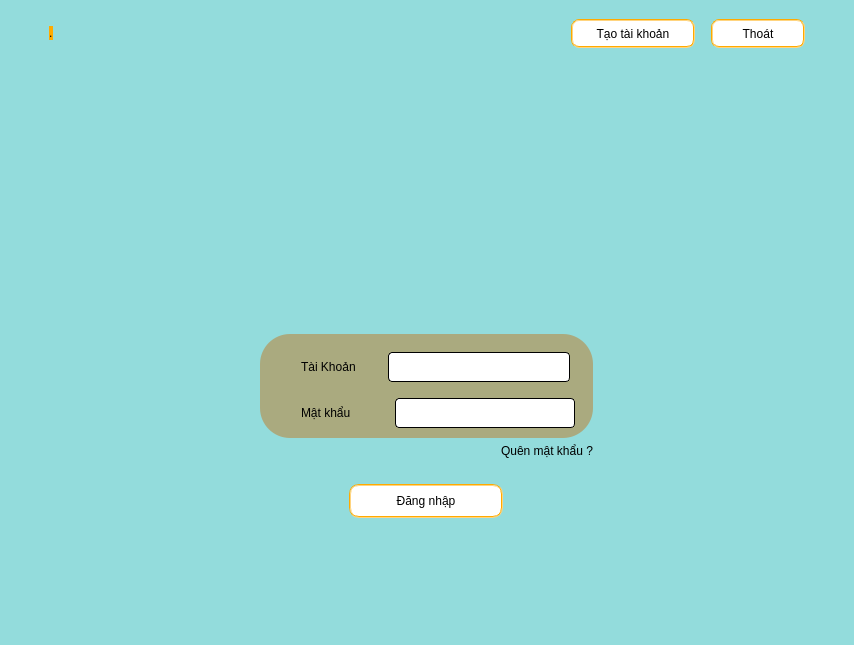
<?xml version="1.0" encoding="UTF-8"?>
<ui version="4.0">
 <class>MainWindow</class>
 <widget class="QMainWindow" name="MainWindow">
  <property name="windowModality">
   <enum>Qt::WindowModal</enum>
  </property>
  <property name="geometry">
   <rect>
    <x>0</x>
    <y>0</y>
    <width>854</width>
    <height>645</height>
   </rect>
  </property>
  <property name="sizePolicy">
   <sizepolicy hsizetype="Preferred" vsizetype="Preferred">
    <horstretch>0</horstretch>
    <verstretch>0</verstretch>
   </sizepolicy>
  </property>
  <property name="minimumSize">
   <size>
    <width>800</width>
    <height>610</height>
   </size>
  </property>
  <property name="acceptDrops">
   <bool>true</bool>
  </property>
  <property name="windowTitle">
   <string>Đăng nhập - Tạo tài khoản</string>
  </property>
  <property name="windowIcon">
   <iconset resource="image.qrc">
    <normaloff>:/icon-file/education.png</normaloff>:/icon-file/education.png</iconset>
  </property>
  <property name="styleSheet">
   <string notr="true">font: 8pt &quot;Courier&quot;;
background-color: rgb(147, 220, 220);

</string>
  </property>
  <widget class="QWidget" name="centralwidget">
   <layout class="QVBoxLayout" name="verticalLayout">
    <item>
     <spacer name="verticalSpacer_2">
      <property name="orientation">
       <enum>Qt::Vertical</enum>
      </property>
      <property name="sizeType">
       <enum>QSizePolicy::Fixed</enum>
      </property>
      <property name="sizeHint" stdset="0">
       <size>
        <width>20</width>
        <height>10</height>
       </size>
      </property>
     </spacer>
    </item>
    <item>
     <layout class="QHBoxLayout" name="horizontalLayout_2">
      <item>
       <layout class="QHBoxLayout" name="horizontalLayout">
        <item>
         <spacer name="horizontalSpacer_3">
          <property name="orientation">
           <enum>Qt::Horizontal</enum>
          </property>
          <property name="sizeType">
           <enum>QSizePolicy::Fixed</enum>
          </property>
          <property name="sizeHint" stdset="0">
           <size>
            <width>40</width>
            <height>20</height>
           </size>
          </property>
         </spacer>
        </item>
        <item>
         <widget class="QLabel" name="time_current">
          <property name="sizePolicy">
           <sizepolicy hsizetype="Fixed" vsizetype="Fixed">
            <horstretch>0</horstretch>
            <verstretch>0</verstretch>
           </sizepolicy>
          </property>
          <property name="styleSheet">
           <string notr="true">background-color : #f2ffcc;
border-radius : 3px;
background-color : rgb(255, 170, 0);</string>
          </property>
          <property name="text">
           <string>.</string>
          </property>
         </widget>
        </item>
        <item>
         <spacer name="horizontalSpacer">
          <property name="orientation">
           <enum>Qt::Horizontal</enum>
          </property>
          <property name="sizeType">
           <enum>QSizePolicy::Expanding</enum>
          </property>
          <property name="sizeHint" stdset="0">
           <size>
            <width>40</width>
            <height>20</height>
           </size>
          </property>
         </spacer>
        </item>
        <item>
         <widget class="QPushButton" name="pushButton_signup">
          <property name="sizePolicy">
           <sizepolicy hsizetype="Fixed" vsizetype="Fixed">
            <horstretch>0</horstretch>
            <verstretch>0</verstretch>
           </sizepolicy>
          </property>
          <property name="focusPolicy">
           <enum>Qt::NoFocus</enum>
          </property>
          <property name="styleSheet">
           <string notr="true">QPushButton
{
	background-color:white;
	border : 2px groove rgb(255, 170, 0);
	border-radius : 8px;
	height : 25;
	width : 120;
}
QPushButton:hover
{
	background-color: rgb(255, 170, 0);
	border:2px groove rgb(68, 68, 68);
}
QPushButton:focus
{
	background-color: rgb(255, 170, 0);
	border:2px groove rgb(68, 68, 68);
	outline : 0;
}
QPushButton:pressed
{
	background-color: rgb(255, 170, 0);
	border:1px groove rgb(68, 68, 68);
}</string>
          </property>
          <property name="text">
           <string>Tạo tài khoản</string>
          </property>
          <property name="autoDefault">
           <bool>true</bool>
          </property>
         </widget>
        </item>
        <item>
         <spacer name="horizontalSpacer_2">
          <property name="orientation">
           <enum>Qt::Horizontal</enum>
          </property>
          <property name="sizeType">
           <enum>QSizePolicy::Fixed</enum>
          </property>
          <property name="sizeHint" stdset="0">
           <size>
            <width>10</width>
            <height>20</height>
           </size>
          </property>
         </spacer>
        </item>
        <item>
         <widget class="QPushButton" name="pushButton_exit">
          <property name="sizePolicy">
           <sizepolicy hsizetype="Fixed" vsizetype="Fixed">
            <horstretch>0</horstretch>
            <verstretch>0</verstretch>
           </sizepolicy>
          </property>
          <property name="focusPolicy">
           <enum>Qt::NoFocus</enum>
          </property>
          <property name="styleSheet">
           <string notr="true">QPushButton
{
	background-color:white;
	border : 2px groove rgb(255, 170, 0);
	border-radius : 8px;
	height : 25;
	width : 90;
}
QPushButton:hover
{
	background-color: rgb(255, 170, 0);
	border:2px groove rgb(68, 68, 68);
}
QPushButton:focus
{
	background-color: rgb(255, 170, 0);
	border:2px groove rgb(68, 68, 68);
	outline : 0;
}
QPushButton:pressed
{
	background-color: rgb(255, 170, 0);
	border:1px groove rgb(68, 68, 68);
}</string>
          </property>
          <property name="text">
           <string>Thoát</string>
          </property>
          <property name="autoDefault">
           <bool>true</bool>
          </property>
         </widget>
        </item>
        <item>
         <spacer name="horizontalSpacer_4">
          <property name="orientation">
           <enum>Qt::Horizontal</enum>
          </property>
          <property name="sizeType">
           <enum>QSizePolicy::Fixed</enum>
          </property>
          <property name="sizeHint" stdset="0">
           <size>
            <width>40</width>
            <height>20</height>
           </size>
          </property>
         </spacer>
        </item>
       </layout>
      </item>
     </layout>
    </item>
    <item>
     <widget class="QWidget" name="horizontalWidget_2" native="true">
      <property name="autoFillBackground">
       <bool>false</bool>
      </property>
      <layout class="QHBoxLayout" name="horizontalLayout_3">
       <property name="bottomMargin">
        <number>1</number>
       </property>
       <item>
        <widget class="QLabel" name="label_4">
         <property name="sizePolicy">
          <sizepolicy hsizetype="Fixed" vsizetype="Fixed">
           <horstretch>0</horstretch>
           <verstretch>0</verstretch>
          </sizepolicy>
         </property>
         <property name="minimumSize">
          <size>
           <width>250</width>
           <height>200</height>
          </size>
         </property>
         <property name="maximumSize">
          <size>
           <width>250</width>
           <height>200</height>
          </size>
         </property>
         <property name="styleSheet">
          <string notr="true">border : none</string>
         </property>
         <property name="text">
          <string/>
         </property>
         <property name="pixmap">
          <pixmap resource="image.qrc">:/icon-file/education.png</pixmap>
         </property>
         <property name="scaledContents">
          <bool>true</bool>
         </property>
        </widget>
       </item>
      </layout>
     </widget>
    </item>
    <item>
     <spacer name="verticalSpacer_6">
      <property name="orientation">
       <enum>Qt::Vertical</enum>
      </property>
      <property name="sizeType">
       <enum>QSizePolicy::Fixed</enum>
      </property>
      <property name="sizeHint" stdset="0">
       <size>
        <width>20</width>
        <height>10</height>
       </size>
      </property>
     </spacer>
    </item>
    <item>
     <spacer name="verticalSpacer_3">
      <property name="orientation">
       <enum>Qt::Vertical</enum>
      </property>
      <property name="sizeHint" stdset="0">
       <size>
        <width>20</width>
        <height>40</height>
       </size>
      </property>
     </spacer>
    </item>
    <item>
     <layout class="QHBoxLayout" name="horizontalLayout_4">
      <property name="topMargin">
       <number>0</number>
      </property>
      <item>
       <widget class="QWidget" name="verticalWidget" native="true">
        <property name="sizePolicy">
         <sizepolicy hsizetype="Fixed" vsizetype="Fixed">
          <horstretch>0</horstretch>
          <verstretch>0</verstretch>
         </sizepolicy>
        </property>
        <property name="minimumSize">
         <size>
          <width>150</width>
          <height>160</height>
         </size>
        </property>
        <property name="styleSheet">
         <string notr="true"/>
        </property>
        <layout class="QVBoxLayout" name="verticalLayout_3">
         <property name="bottomMargin">
          <number>1</number>
         </property>
         <item>
          <spacer name="verticalSpacer_4">
           <property name="orientation">
            <enum>Qt::Vertical</enum>
           </property>
           <property name="sizeType">
            <enum>QSizePolicy::Fixed</enum>
           </property>
           <property name="sizeHint" stdset="0">
            <size>
             <width>20</width>
             <height>10</height>
            </size>
           </property>
          </spacer>
         </item>
         <item alignment="Qt::AlignHCenter|Qt::AlignVCenter">
          <widget class="QWidget" name="verticalWidget" native="true">
           <property name="sizePolicy">
            <sizepolicy hsizetype="Fixed" vsizetype="Fixed">
             <horstretch>0</horstretch>
             <verstretch>0</verstretch>
            </sizepolicy>
           </property>
           <property name="styleSheet">
            <string notr="true">background-color:rgb(170, 170, 127);
border-radius : 30px;
padding-left:20px;
padding-right:20px;
height:30px;
transition : 0.3s;
</string>
           </property>
           <layout class="QVBoxLayout" name="verticalLayout_4">
            <item>
             <widget class="QWidget" name="horizontalWidget_3" native="true">
              <property name="sizePolicy">
               <sizepolicy hsizetype="Fixed" vsizetype="Fixed">
                <horstretch>0</horstretch>
                <verstretch>0</verstretch>
               </sizepolicy>
              </property>
              <layout class="QHBoxLayout" name="horizontalLayout_5">
               <property name="bottomMargin">
                <number>1</number>
               </property>
               <item alignment="Qt::AlignVCenter">
                <widget class="QLabel" name="label_5">
                 <property name="sizePolicy">
                  <sizepolicy hsizetype="Fixed" vsizetype="Fixed">
                   <horstretch>0</horstretch>
                   <verstretch>0</verstretch>
                  </sizepolicy>
                 </property>
                 <property name="styleSheet">
                  <string notr="true">background-color: none</string>
                 </property>
                 <property name="text">
                  <string>Tài Khoản </string>
                 </property>
                </widget>
               </item>
               <item>
                <widget class="QLineEdit" name="lineEdit_username">
                 <property name="sizePolicy">
                  <sizepolicy hsizetype="Fixed" vsizetype="Fixed">
                   <horstretch>0</horstretch>
                   <verstretch>0</verstretch>
                  </sizepolicy>
                 </property>
                 <property name="minimumSize">
                  <size>
                   <width>182</width>
                   <height>0</height>
                  </size>
                 </property>
                 <property name="focusPolicy">
                  <enum>Qt::StrongFocus</enum>
                 </property>
                 <property name="styleSheet">
                  <string notr="true">QLineEdit
{
	background-color: none;
	padding-left :20px;
	border : 1px solid;
	border-radius : 4px;
}
QLineEdit:hover
{
	border : 1px solid rgb(255, 170, 0);
}
QLineEdit:focus
{
	border : 1px solid rgb(255, 170, 0);
}</string>
                 </property>
                </widget>
               </item>
              </layout>
             </widget>
            </item>
            <item>
             <widget class="QWidget" name="horizontalWidget_4" native="true">
              <property name="sizePolicy">
               <sizepolicy hsizetype="Fixed" vsizetype="Fixed">
                <horstretch>0</horstretch>
                <verstretch>0</verstretch>
               </sizepolicy>
              </property>
              <layout class="QHBoxLayout" name="horizontalLayout_6">
               <property name="bottomMargin">
                <number>1</number>
               </property>
               <item alignment="Qt::AlignVCenter">
                <widget class="QLabel" name="label_6">
                 <property name="sizePolicy">
                  <sizepolicy hsizetype="Fixed" vsizetype="Fixed">
                   <horstretch>0</horstretch>
                   <verstretch>0</verstretch>
                  </sizepolicy>
                 </property>
                 <property name="text">
                  <string>Mật khẩu</string>
                 </property>
                </widget>
               </item>
               <item>
                <spacer name="horizontalSpacer_5">
                 <property name="orientation">
                  <enum>Qt::Horizontal</enum>
                 </property>
                 <property name="sizeType">
                  <enum>QSizePolicy::Fixed</enum>
                 </property>
                 <property name="sizeHint" stdset="0">
                  <size>
                   <width>15</width>
                   <height>20</height>
                  </size>
                 </property>
                </spacer>
               </item>
               <item>
                <widget class="QLineEdit" name="lineEdit_password">
                 <property name="sizePolicy">
                  <sizepolicy hsizetype="Fixed" vsizetype="Fixed">
                   <horstretch>0</horstretch>
                   <verstretch>0</verstretch>
                  </sizepolicy>
                 </property>
                 <property name="minimumSize">
                  <size>
                   <width>180</width>
                   <height>11</height>
                  </size>
                 </property>
                 <property name="focusPolicy">
                  <enum>Qt::StrongFocus</enum>
                 </property>
                 <property name="styleSheet">
                  <string notr="true">QLineEdit
{
	background-color: none;
	padding-left :20px;
	border : 1px solid;
	border-radius : 4px;
}
QLineEdit:hover
{
	border : 1px solid rgb(255, 170, 0);
}
QLineEdit:focus
{
	border : 1px solid rgb(255, 170, 0);
}
</string>
                 </property>
                 <property name="echoMode">
                  <enum>QLineEdit::Password</enum>
                 </property>
                </widget>
               </item>
              </layout>
             </widget>
            </item>
           </layout>
          </widget>
         </item>
         <item alignment="Qt::AlignRight">
          <widget class="QPushButton" name="pushButton">
           <property name="sizePolicy">
            <sizepolicy hsizetype="Fixed" vsizetype="Fixed">
             <horstretch>0</horstretch>
             <verstretch>0</verstretch>
            </sizepolicy>
           </property>
           <property name="styleSheet">
            <string notr="true">QPushButton{border:none}
QPushButton:hover{border-bottom : 1px solid rgb(124, 124, 124)}</string>
           </property>
           <property name="text">
            <string>Quên mật khẩu ?</string>
           </property>
          </widget>
         </item>
         <item>
          <spacer name="verticalSpacer_5">
           <property name="orientation">
            <enum>Qt::Vertical</enum>
           </property>
           <property name="sizeType">
            <enum>QSizePolicy::Fixed</enum>
           </property>
           <property name="sizeHint" stdset="0">
            <size>
             <width>20</width>
             <height>20</height>
            </size>
           </property>
          </spacer>
         </item>
         <item alignment="Qt::AlignHCenter|Qt::AlignVCenter">
          <widget class="QPushButton" name="pushButton_signin">
           <property name="sizePolicy">
            <sizepolicy hsizetype="Fixed" vsizetype="Fixed">
             <horstretch>0</horstretch>
             <verstretch>0</verstretch>
            </sizepolicy>
           </property>
           <property name="focusPolicy">
            <enum>Qt::NoFocus</enum>
           </property>
           <property name="styleSheet">
            <string notr="true">QPushButton
{
	background-color:white;
	border : 2px groove rgb(255, 170, 0);
	border-radius : 10px;
	height : 30;
	width : 150;
}
QPushButton:hover
{
	background-color: rgb(255, 170, 0);
	border:2px groove rgb(68, 68, 68);
}
QPushButton:pressed
{
	background-color: rgb(255, 170, 0);
	border:1px groove rgb(68, 68, 68);
}
QPushButton:focus
{
	background-color: rgb(255, 170, 0);
	border:2px groove rgb(68, 68, 68);
	outline : 0;
}</string>
           </property>
           <property name="text">
            <string>Đăng nhập</string>
           </property>
           <property name="autoDefault">
            <bool>true</bool>
           </property>
          </widget>
         </item>
         <item>
          <spacer name="verticalSpacer_7">
           <property name="orientation">
            <enum>Qt::Vertical</enum>
           </property>
           <property name="sizeType">
            <enum>QSizePolicy::Fixed</enum>
           </property>
           <property name="sizeHint" stdset="0">
            <size>
             <width>20</width>
             <height>5</height>
            </size>
           </property>
          </spacer>
         </item>
        </layout>
       </widget>
      </item>
     </layout>
    </item>
    <item>
     <spacer name="verticalSpacer">
      <property name="orientation">
       <enum>Qt::Vertical</enum>
      </property>
      <property name="sizeType">
       <enum>QSizePolicy::Fixed</enum>
      </property>
      <property name="sizeHint" stdset="0">
       <size>
        <width>20</width>
        <height>90</height>
       </size>
      </property>
     </spacer>
    </item>
   </layout>
  </widget>
  <widget class="QMenuBar" name="menubar">
   <property name="geometry">
    <rect>
     <x>0</x>
     <y>0</y>
     <width>854</width>
     <height>22</height>
    </rect>
   </property>
  </widget>
  <widget class="QStatusBar" name="statusbar"/>
 </widget>
 <resources>
  <include location="image.qrc"/>
 </resources>
 <connections/>
</ui>
